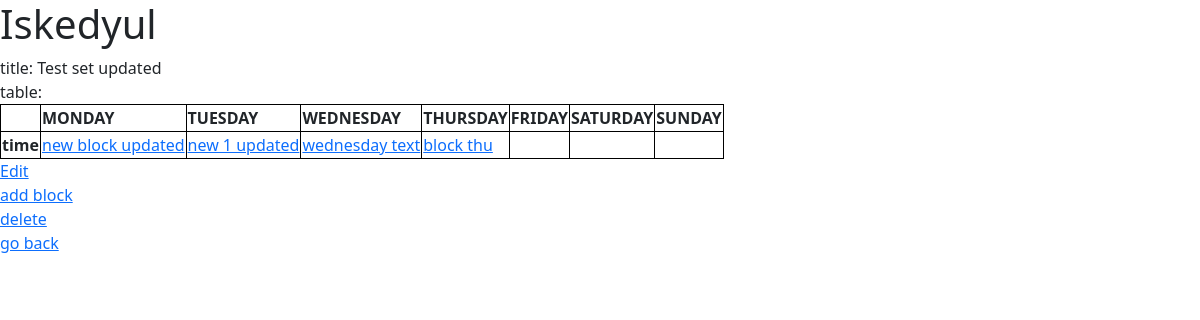
Before: /sets/1/ with the older database file.
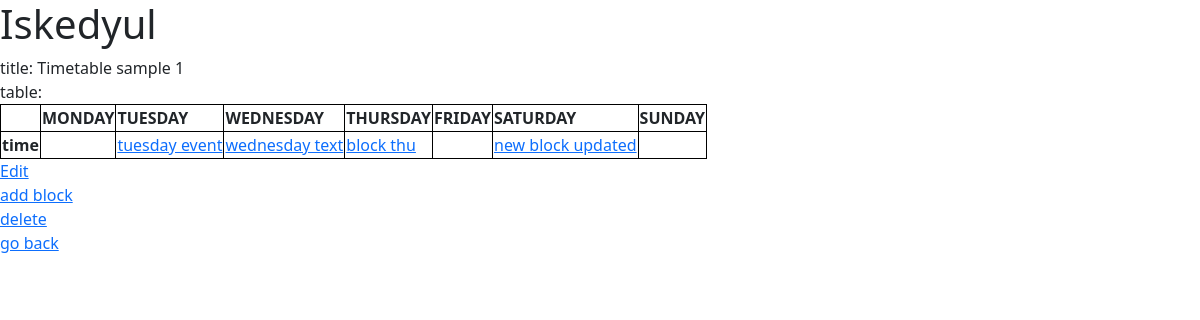
After: the same page with the newer database file.
### core/models.py (models this page shows, shortened)
class Set(models.Model):
    title = models.CharField(_("title"), max_length=50)
    class Meta:
        verbose_name = _("set")
        verbose_name_plural = _("sets")

class Block(models.Model):
    set = models.ForeignKey("core.Set", on_delete=models.CASCADE)
    text = models.CharField(_("text"), max_length=50)
    start_time = models.TimeField(default=datetime.time(00, 00), auto_now=False, auto_now_add=False)
    end_time = models.TimeField(default=datetime.time(00, 00), auto_now=False, auto_now_add=False)
    day = models.CharField(max_length=50, choices=[
        ('Mon', _('Monday')),
        ('Tue', _('Tuesday')),
        ('Wed', _('Wednesday')),
        ('Thu', _('Thursday')),
        ('Fri', _('Friday')),
        ('Sat', _('Saturday')),
        ('Sun', _('Sunday')),
    ])
    class Meta:
        verbose_name = _("block")
        verbose_name_plural = _("blocks")

### core/views.py (the view)
# urls.py: path("sets/<int:pk>/", views.SetDetailView.as_view(), name="set_detail"),
class SetDetailView(DetailView):
    model = Set
    template_name = "core/set_detail.html"
    def get_context_data(self, **kwargs):
        context = super().get_context_data(**kwargs)
        context['by_days'] = oop.day_dict(self.object.block_set.all())
        return context

### core/oop.py (called while the page is built)
def day_dict(blocks):
    time_rows = {}
    time_rows['time1'] = {}
    daycol = {}
    for d in DEFAULT_D:
        qs = blocks.filter(day=d)
        daycol[d] = qs[0] if len(qs) > 0 else None
    return daycol

### core/templates/core/set_detail.html
{% extends 'base.html' %}
{% block content %}
title: {{ object.title }}<br>
table:
{% include 'core/set_detail_table.html' %}
<a href="{% url 'set_update' object.id %}">Edit</a><br>
<a href="{% url 'block_create' object.id %}">add block</a><br>
<a href="{% url 'set_delete' object.id %}">delete</a><br>
<a href="{% url 'set_list' %}">go back</a>
{% endblock %}

### core/templates/base.html (shortened to what this page needs)
<!DOCTYPE html>
{% load static %}
<html lang="en">
    <head>
        <link href="https://cdn.jsdelivr.net/npm/bootstrap@5.3.0-alpha1/dist/css/bootstrap.min.css" rel="stylesheet">
        <link rel="stylesheet" href="{% static 'styles.css' %}">
    </head>
    <body>
        <div>
            <h1 onclick="location.href=''">
            </h1>
        </div>
        <div>
            {% block content %}{% endblock %}
        </div>
    </body>
</html>

### core/templates/core/set_detail_table.html
<table>
    <tr>
        <th></th>
        <th>MONDAY</th>
        <th>TUESDAY</th>
        <th>WEDNESDAY</th>
        <th>THURSDAY</th>
        <th>FRIDAY</th>
        <th>SATURDAY</th>
        <th>SUNDAY</th>
    <tr>
        <th>time</th>
        {% for block in by_days.values %}
            {% if block.text %}
                <td>
                    <a href="{% url 'block_update' object.id block.id %}">{{ block.text }}</a>
                </td>
            {% else %}
                    <td></td>
            {% endif %}
        {% endfor %}
    </tr>
</table>

### core/static/styles.css (style rules this page uses)
table, th, td { border: 1px solid black; border-collapse: collapse; }

Changed rows visible on the page:
changed Set: title "Test set updated" → "Timetable sample 1"
changed Block: text "new 1 updated" → "tuesday event"
changed Block "new block updated": moves down the list
